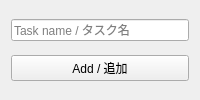
<?xml version="1.0" encoding="UTF-8"?>
<ui version="4.0">
 <class>TaskPanel</class>
 <widget class="QWidget" name="TaskPanel">
  <property name="windowTitle"><string>Tasks / タスク</string></property>
  <layout class="QVBoxLayout" name="layout">
   <item><widget class="QLineEdit" name="taskName">
    <property name="placeholderText"><string>Task name / タスク名</string></property>
    <property name="accessibleName"><string>Task name / タスク名</string></property>
   </widget></item>
   <item><widget class="QPushButton" name="addButton">
    <property name="text"><string>Add / 追加</string></property>
   </widget></item>
  </layout>
 </widget>
 <tabstops><tabstop>taskName</tabstop><tabstop>addButton</tabstop></tabstops>
 <resources/>
 <connections><connection>
  <sender>addButton</sender><signal>clicked()</signal>
  <receiver>TaskPanel</receiver><slot>addTask()</slot>
 </connection></connections>
 <slots><slot>addTask()</slot></slots>
</ui>
